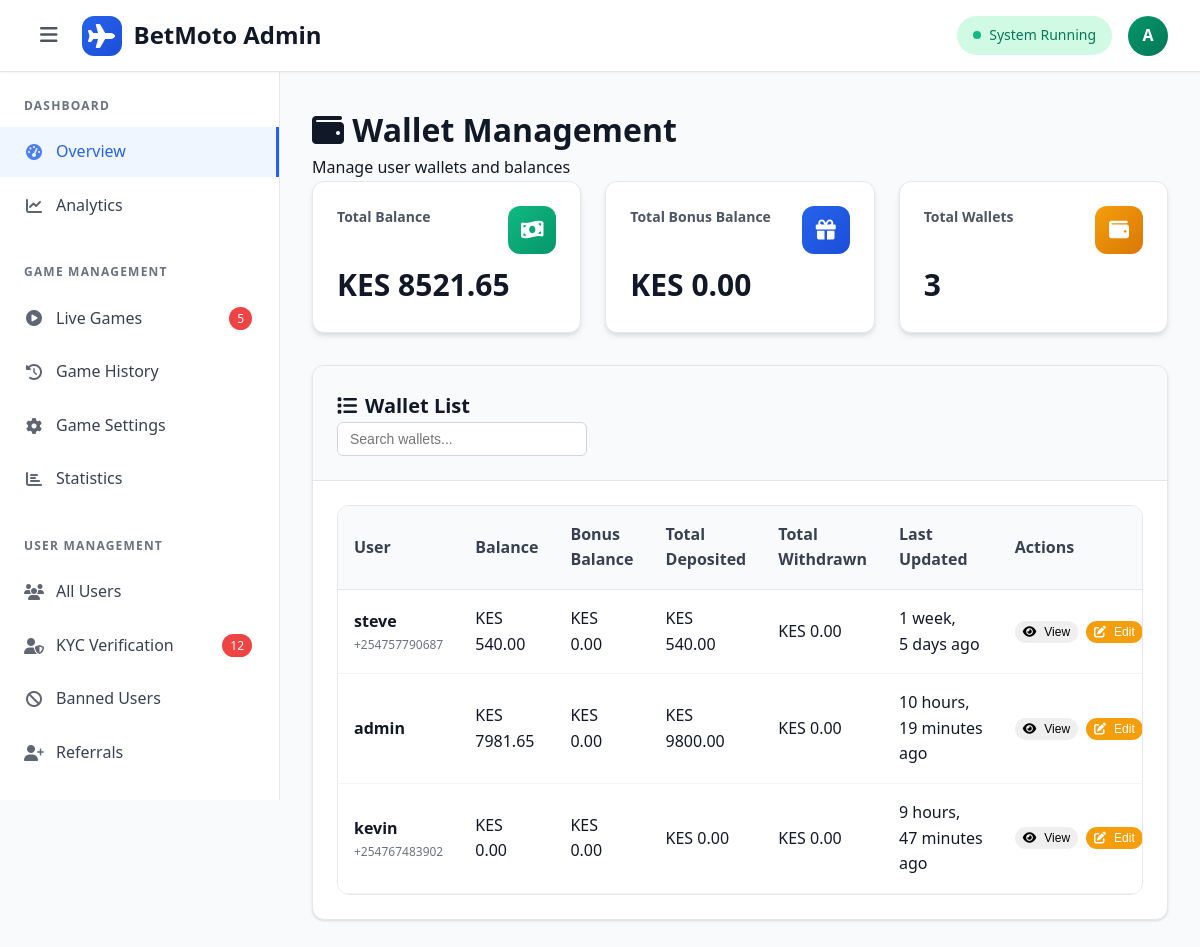
Page /admin-wallets/ (signed in) on the earlier database version.
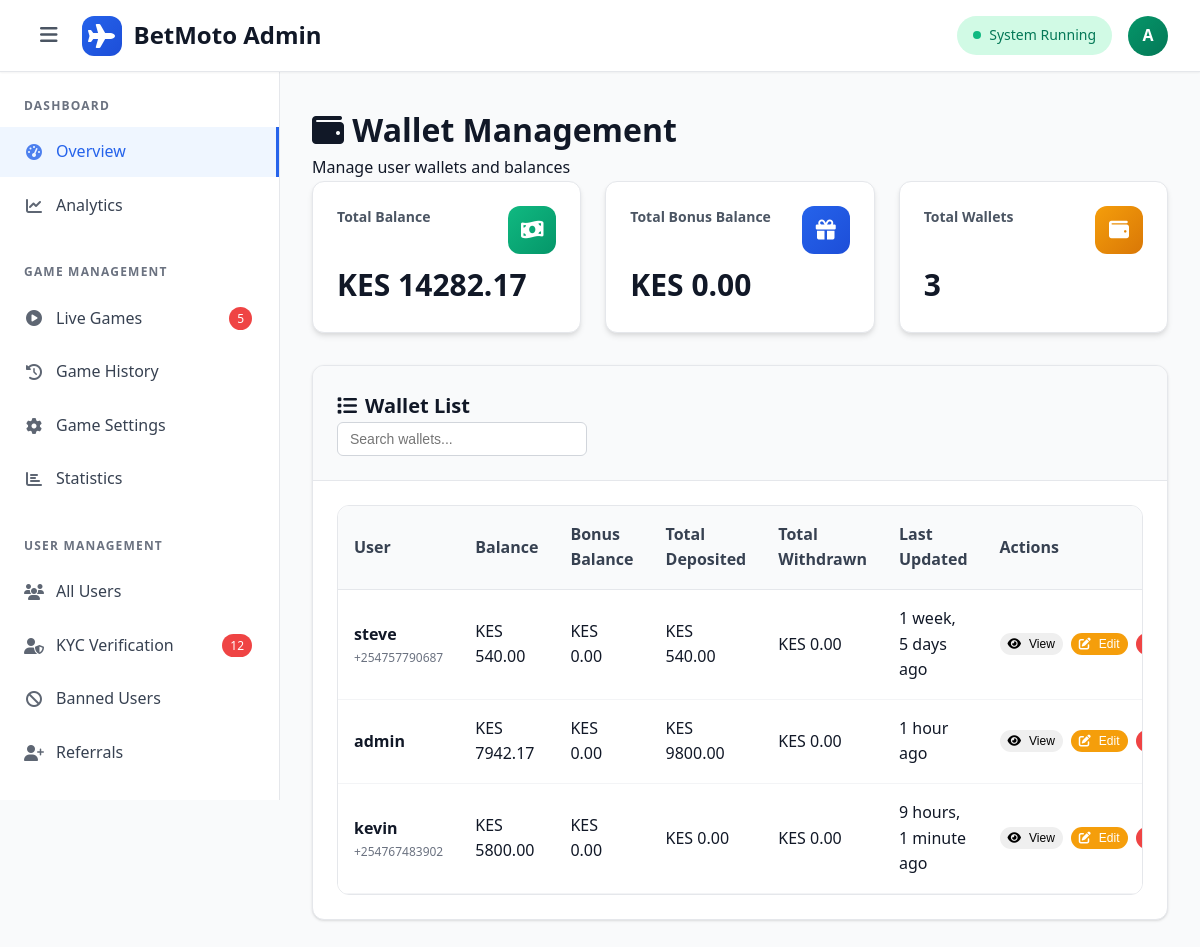
Same page on the later database version.
### betting_app/models.py (models this page shows, shortened)
class Wallet(models.Model):
    user = models.OneToOneField(User, on_delete=models.CASCADE, related_name='wallet')
    balance = models.DecimalField(
        max_digits=12,
        decimal_places=2,
        default=Decimal('0.00'),
        validators=[MinValueValidator(Decimal('0.00'))]
    )
    bonus_balance = models.DecimalField(
        max_digits=12,
        decimal_places=2,
        default=Decimal('0.00'),
        validators=[MinValueValidator(Decimal('0.00'))]
    )
    total_deposited = models.DecimalField(
        max_digits=12,
        decimal_places=2,
        default=Decimal('0.00')
    )
    total_withdrawn = models.DecimalField(
        max_digits=12,
        decimal_places=2,
        default=Decimal('0.00')
    )
    created_at = models.DateTimeField(auto_now_add=True)
    updated_at = models.DateTimeField(auto_now=True)

class User(AbstractUser):
    phone_number = models.CharField(max_length=15, unique=True)
    email = models.EmailField(unique=True, null=True, blank=True)
    date_of_birth = models.DateField(null=True, blank=True)
    is_verified = models.BooleanField(default=False)
    kyc_status = models.CharField(
        max_length=20,
        choices=[
            ('pending', 'Pending'),
            ('verified', 'Verified'),
            ('rejected', 'Rejected'),
        ],
        default='pending'
    )
    created_at = models.DateTimeField(auto_now_add=True)
    updated_at = models.DateTimeField(auto_now=True)

### betting_app/views.py (the view)
# urls.py: path('admin-wallets/', views.wallet_management, name='wallet_management'),
@staff_member_required
def wallet_management(request):
    wallets = Wallet.objects.select_related('user').all()
    return render(request, 'admin/wallet_management.html', {
        'wallets': wallets,
        'page_title': 'Wallet Management'
    })

### betting_app/context_processors.py (called while the page is built)
def wallet_stats(request):
    if request.path.startswith('/admin-wallets/'):
        total_balance = Wallet.objects.aggregate(Sum('balance'))['balance__sum'] or 0
        total_bonus_balance = Wallet.objects.aggregate(Sum('bonus_balance'))['bonus_balance__sum'] or 0
        wallets_count = Wallet.objects.count()
        return {
            'total_balance': total_balance,
            'total_bonus_balance': total_bonus_balance,
            'wallets_count': wallets_count
        }
    return {}

### templates/admin/wallet_management.html (shortened to what the changed rows need)
{% extends "admin/admin_base.html" %}
{% load static %}
{% block extra_css %}
<link rel="stylesheet" href="{% static 'css/admin/wallet_management.css' %}">
{% endblock %}
{% block content %}
<div class="page-header">
    <h1 class="page-title">
        <i class="fas fa-wallet"></i>
        Wallet Management
    </h1>
</div>
<div class="stats-grid">
    <div class="stat-card">
        <div class="stat-card-header">
            <h3 class="stat-card-title">Total Balance</h3>
            <div class="stat-card-icon" style="background: linear-gradient(135deg, var(--success), var(--secondary));">
            </div>
        </div>
        <div class="stat-card-value">KES {{ total_balance|floatformat:2 }}</div>
    </div>
</div>
<div class="content-card">
    <div class="card-header">
        <h2 class="card-title">
            <i class="fas fa-list"></i>
            Wallet List
        </h2>
    </div>
    <div class="card-body">
        <div class="table-container">
            <table class="table" id="walletsTable">
                <thead>
                    <tr>
                        <th>User</th>
                        <th>Balance</th>
                        <th>Bonus Balance</th>
                        <th>Total Deposited</th>
                        <th>Total Withdrawn</th>
                        <th>Last Updated</th>
                        <th>Actions</th>
                    </tr>
                </thead>
                <tbody>
                    {% for wallet in wallets %}
                    <tr data-wallet-id="{{ wallet.id }}">
                        <td>
                            <div class="user-info">
                                <strong>{{ wallet.user.username }}</strong>
                                <small>{{ wallet.user.phone_number }}</small>
                            </div>
                        </td>
                        <td>KES {{ wallet.balance|floatformat:2 }}</td>
                        <td>KES {{ wallet.bonus_balance|floatformat:2 }}</td>
                        <td>KES {{ wallet.total_deposited|floatformat:2 }}</td>
                        <td>KES {{ wallet.total_withdrawn|floatformat:2 }}</td>
                        <td>{{ wallet.updated_at|timesince }} ago</td>
                        <td>
                            <div class="action-buttons">
                                <button class="btn btn-sm btn-info view-wallet" data-wallet-id="{{ wallet.id }}">
                                    <i class="fas fa-eye"></i> View
                                </button>
                                <button class="btn btn-sm btn-warning edit-wallet" data-wallet-id="{{ wallet.id }}">
                                    <i class="fas fa-edit"></i> Edit
                                </button>
                                <button class="btn btn-sm btn-danger delete-wallet" data-wallet-id="{{ wallet.id }}">
                                </button>
                            </div>
                        </td>
                    </tr>
                    {% endfor %}
                </tbody>
            </table>
        </div>
    </div>
</div>
{% endblock %}

Differences in the rows shown:
changed Wallet "admin": balance "7981.65" → "7942.17"; updated_at "10 hours, 19 minutes" → "1 hour"
changed Wallet "kevin": balance "0.00" → "5800.00"; updated_at "9 hours, 47 minutes" → "9 hours, 1 minute"
Other differences:
{{ total_balance|floatformat:2 }}: "8521.65" → "14282.17"
